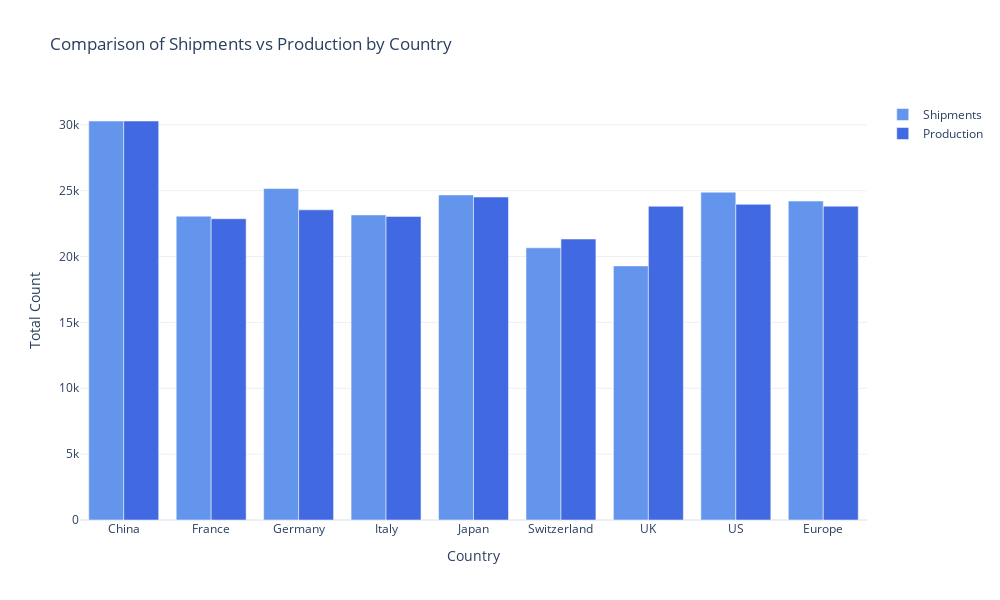

Notebook code cell kept with this figure:
### Markdown cell above
- Overall, there seems to be a noticeable correlation between shipments and production in all the countries. 
- Specifically, in France, Italy, the UK, and Europe, production was notably higher between the years 2004 and 2008. However, the UK continues to show periods with little to no production after the end of 2020.

### Code cell
# calculate total shipment and production values for each country
shipment_values = [df_market[ship_col].sum() for ship_col in shipment_columns]
production_values = [df_market[prod_col].sum() for prod_col in production_columns]

# create a Plotly figure
fig = go.Figure()

# add shipments bar
fig.add_trace(go.Bar(
    x=countries, 
    y=shipment_values, 
    name="Shipments", 
    marker_color="cornflowerblue"
))

# add production bar
fig.add_trace(go.Bar(
    x=countries, 
    y=production_values, 
    name="Production", 
    marker_color="royalblue"
))

# update layout
fig.update_layout(
    title="Comparison of Shipments vs Production by Country",
    xaxis_title="Country",
    yaxis_title="Total Count",
    barmode="group", 
    template="plotly_white",
    width=1000,
    height=600
)

fig.show()

### Figure 1 — Plotly figure (JSON) as saved in the notebook; plotly's stock layout.template omitted (floating-point values rounded to 4 significant figures)
{"data": [{"marker": {"color": "cornflowerblue"}, "name": "Shipments", "type": "bar", "x": ["China", "France", "Germany", "Italy", "Japan", "Switzerland", "UK", "US", "Europe"], "y": [30290.0, 23060.0, 25160.0, 23160.0, 24670.0, 20660.0, 19290.0, 24890.0, 24210.0]}, {"marker": {"color": "royalblue"}, "name": "Production", "type": "bar", "x": ["China", "France", "Germany", "Italy", "Japan", "Switzerland", "UK", "US", "Europe"], "y": [30290.0, 22870.0, 23540.0, 23050.0, 24520.0, 21330.0, 23820.0, 23960.0, 23820.0]}], "layout": {"barmode": "group", "height": 600, "title": {"text": "Comparison of Shipments vs Production by Country"}, "width": 1000, "xaxis": {"title": {"text": "Country"}}, "yaxis": {"title": {"text": "Total Count"}}}}
